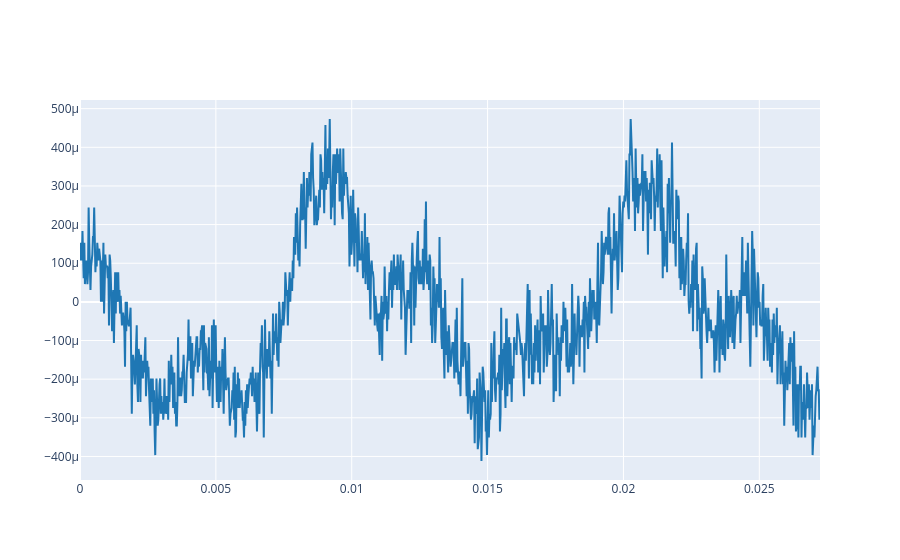

The code cell stored with this chart in its notebook:
### Markdown cell above
3.1. Load your reference audio signal and plot some periods (5-10) where the amplitude is stable. For instance see Ex. 2.3 from Lab 1. Listen to the sound as well and compare it with your synthesized signal.

### Code cell
# 3.1 Load reference audio and plot 5-10 periods
ref_audio, fs = load_audio("audio/reference.wav")

# Fundamental frequency and period from Lab 1
f0 = 293.68
T = 1 / f0

# Select a stable segment covering ~8 periods
n_periods = 8
t_start = 0.5  # Start time in seconds where amplitude is stable
t_end = t_start + n_periods * T

# Slice the signal array for this time window
start_sample = int(t_start * fs)
end_sample = int(t_end * fs)
ref_segment = ref_audio[start_sample:end_sample]

# Plot the stable segment
plot_signals([ref_segment], fs, name=['Reference Kalimba (Stable Region)'])

# Listen to the loaded audio
Audio(ref_audio, rate=fs)

### Figure 1 — Plotly figure (JSON) as saved in the notebook; plotly's stock layout.template omitted (floating-point values rounded to 4 significant figures; data arrays with more than 128 entries replaced by an {"elided": "..."} marker saying what was removed)
{"data": [{"line": {"color": "#1f77b4", "shape": "linear"}, "mode": "lines", "name": "Reference Kalimba (Stable Region)", "type": "scatter", "x": {"elided": "1201 float values"}, "y": {"elided": "1201 float values"}}], "layout": {}}
